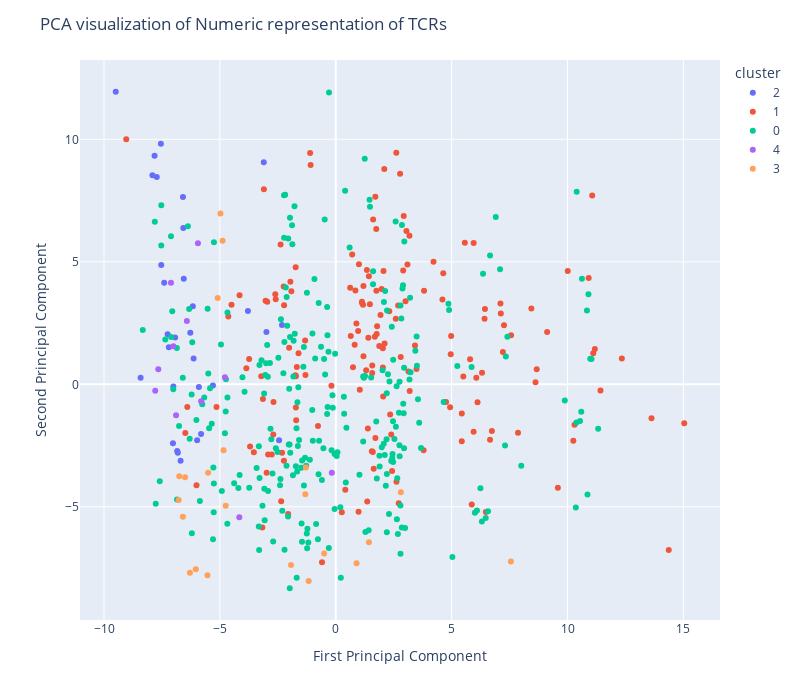

Here is the notebook cell this chart was saved with:
### Code cell
from sklearn.decomposition import PCA

pca = PCA(n_components=2)
X_pca = pca.fit_transform(df_numeric)
fig = px.scatter(df_2, x=X_pca[:, 0], y=X_pca[:, 1], color="cluster")
fig.update_layout(
    title="PCA visualization of Numeric representation of TCRs",
    xaxis_title="First Principal Component",
    yaxis_title="Second Principal Component",
    width=800,  
    height=700,
)
fig.show()

### Figure 1 — Plotly figure (JSON) as saved in the notebook; plotly's stock layout.template omitted (floating-point values rounded to 4 significant figures; data arrays with more than 128 entries replaced by an {"elided": "..."} marker saying what was removed)
{"data": [{"hovertemplate": "cluster=2<br>x=%{x}<br>y=%{y}<extra></extra>", "legendgroup": "2", "marker": {"color": "#636efa", "symbol": "circle"}, "mode": "markers", "name": "2", "orientation": "v", "showlegend": true, "type": "scatter", "x": [-7.547, -7.53, -6.842, -2.321, -7.008, -3.106, -6.134, -6.558, -9.493, -6.579, -7.255, -7.404, -6.276, -5.812, -6.593, -6.931, -7.025, -7.818, -7.723, -7.911, -8.421, -2.992, -6.815, -5.982, -5.3, -2.446, -5.906, -7.201, -6.696, -3.79, -6.168], "xaxis": "x", "y": [9.819, 4.869, -2.722, 2.422, -0.08667, 9.061, 1.055, 4.314, 11.94, 6.386, 2.042, 4.141, 2.108, -2.029, 7.65, 1.916, -2.404, 9.327, 8.463, 8.536, 0.27, 2.135, -2.793, -2.279, -0.04398, -2.287, -0.1059, 1.514, -3.115, 2.996, 3.189], "yaxis": "y"}, {"hovertemplate": "cluster=1<br>x=%{x}<br>y=%{y}<extra></extra>", "legendgroup": "1", "marker": {"color": "#EF553B", "symbol": "circle"}, "mode": "markers", "name": "1", "orientation": "v", "showlegend": true, "type": "scatter", "x": {"elided": "165 float values"}, "xaxis": "x", "y": {"elided": "165 float values"}, "yaxis": "y"}, {"hovertemplate": "cluster=0<br>x=%{x}<br>y=%{y}<extra></extra>", "legendgroup": "0", "marker": {"color": "#00cc96", "symbol": "circle"}, "mode": "markers", "name": "0", "orientation": "v", "showlegend": true, "type": "scatter", "x": {"elided": "271 float values"}, "xaxis": "x", "y": {"elided": "271 float values"}, "yaxis": "y"}, {"hovertemplate": "cluster=4<br>x=%{x}<br>y=%{y}<extra></extra>", "legendgroup": "4", "marker": {"color": "#ab63fa", "symbol": "circle"}, "mode": "markers", "name": "4", "orientation": "v", "showlegend": true, "type": "scatter", "x": [-6.891, -7.111, -4.781, -6.425, -0.1691, -5.948, -4.162, -5.809, -7.008, -7.657, -7.791], "xaxis": "x", "y": [-1.263, 4.141, 0.2867, 2.585, -3.611, 5.758, -5.429, -0.6933, 1.552, 0.6113, -0.2644], "yaxis": "y"}, {"hovertemplate": "cluster=3<br>x=%{x}<br>y=%{y}<extra></extra>", "legendgroup": "3", "marker": {"color": "#FFA15A", "symbol": "circle"}, "mode": "markers", "name": "3", "orientation": "v", "showlegend": true, "type": "scatter", "x": [-1.29, -6.293, 7.56, -5.095, -4.975, -1.168, -4.751, -6.779, -6.753, 1.432, -6.039, -1.931, 2.809, -0.5008, -4.841, -5.507, -5.535, -6.502, -1.313, -4.884, 0.8979, -6.598], "xaxis": "x", "y": [-3.397, -7.696, -7.229, 3.524, 6.972, -8.028, -4.953, -4.726, -3.748, -6.445, -7.548, -7.373, -4.404, -6.91, -2.696, -3.614, -7.796, -3.796, -4.485, 5.861, -7.303, -5.405], "yaxis": "y"}], "layout": {"height": 700, "legend": {"title": {"text": "cluster"}, "tracegroupgap": 0}, "margin": {"t": 60}, "title": {"text": "PCA visualization of Numeric representation of TCRs"}, "width": 800, "xaxis": {"anchor": "y", "domain": [0, 1], "title": {"text": "First Principal Component"}}, "yaxis": {"anchor": "x", "domain": [0, 1], "title": {"text": "Second Principal Component"}}}}
